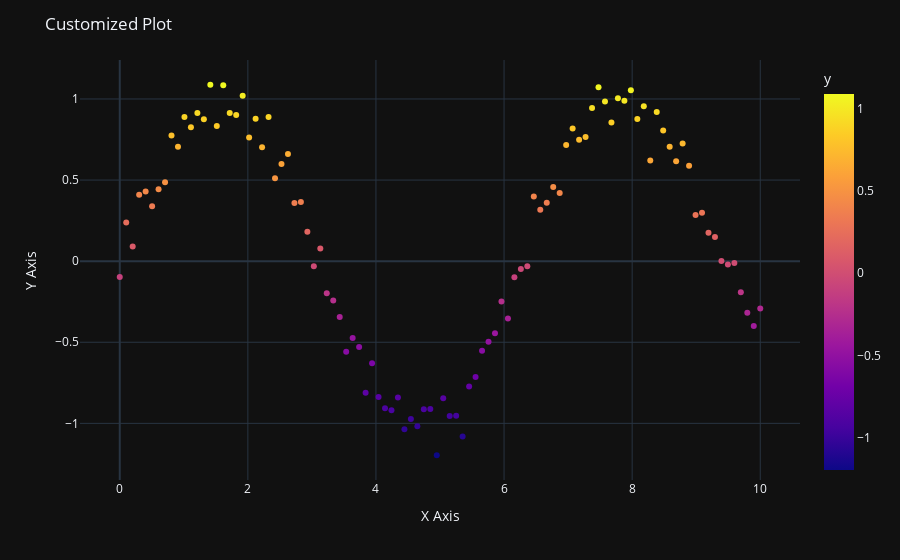

The cell this chart's notebook holds for it:
### Code cell
fig.update_layout(title='Customized Plot', 
                  xaxis_title='X Axis', 
                  yaxis_title='Y Axis',
                  template='plotly_dark')
fig.show()
